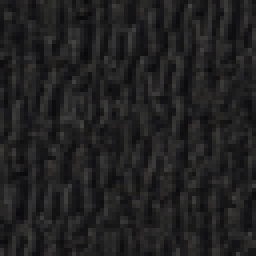
#> input picture minecraft-comes-alive-1.20.1/scripts/skins/res/burnt.png, 64 x 64 px (shown 4 times larger)
$ python -i face_generator.py   (imports and definitions only)
#> lines starting #> are read from the running program, lines starting #| are printed output that depends on the picture
import argparse
import glob
import numpy as np
import os
import cv2
from scipy.ndimage import gaussian_filter
from tqdm import tqdm


def img_load(img_file):
#> called with img_file = 'res/burnt.png'
    return cv2.imread(img_file, flags=cv2.IMREAD_UNCHANGED)
#> returned value is the input picture: shape (64, 64, 4); mean B, G, R, A 32.9, 32.3, 33, 199.5


def convert_to_zombie(skin_file: str):
    image = img_load(skin_file)

    alpha = image[:, :, 3]
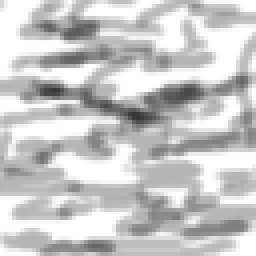
#> alpha: shape (64, 64) (shown 4 times larger); min 53, max 255, mean 199.5
    alpha_blend = gaussian_filter(alpha, 1) * 0.5
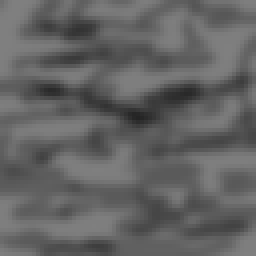
#> alpha_blend: shape (64, 64) float64 (shown 4 times larger); min 36, max 127, mean 99.2

    img = cv2.cvtColor(image[:, :, 0:3], cv2.COLOR_BGR2HSV).astype(float)

    if img[:, :, 0].mean() > 128:
        img[:, :, 0] = img[:, :, 0] * 0.1 + 180 * 0.9
    else:
        img[:, :, 0] = img[:, :, 0] * 0.1
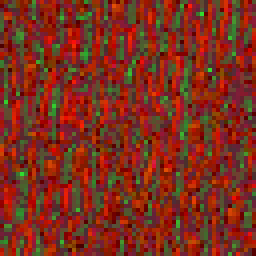
#> img: shape (64, 64, 3) float64 (shown 4 times larger); mean B, G, R 7.7, 12.6, 33.5; drawn with min black and max white

    img[:, :, 1] *= 1.5
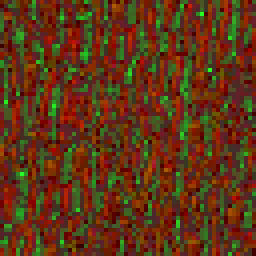
#> img: shape (64, 64, 3) float64 (shown 4 times larger); mean B, G, R 7.7, 19, 33.5; drawn with min black and max white
    img[:, :, 2] *= 0.75
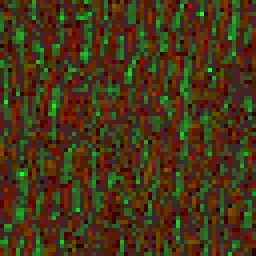
#> img: shape (64, 64, 3) float64 (shown 4 times larger); mean B, G, R 7.7, 19, 25.1; drawn with min black and max white

    img = np.minimum(255, img * np.stack((alpha,) * 3, axis=2) / 255).astype(np.uint8)
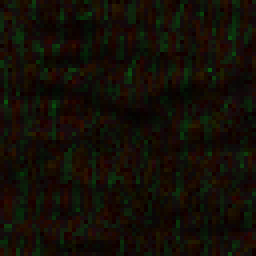
#> img: shape (64, 64, 3) (shown 4 times larger); mean B, G, R 5.7, 14.5, 19.2

    image[:, :, 0:3] = cv2.cvtColor(img, cv2.COLOR_HSV2BGR)
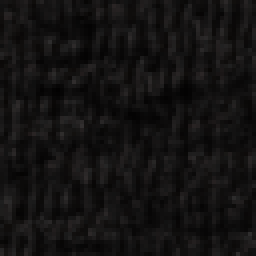
#> image: shape (64, 64, 4) (shown 4 times larger); mean B, G, R, A 17.6, 17.9, 19.2, 199.5
    image[:, :, 3] = np.maximum(alpha, alpha_blend)

    return image.astype(np.uint8)


# [22 lines not run here, left out]

>>> result = convert_to_zombie('res/burnt.png')
